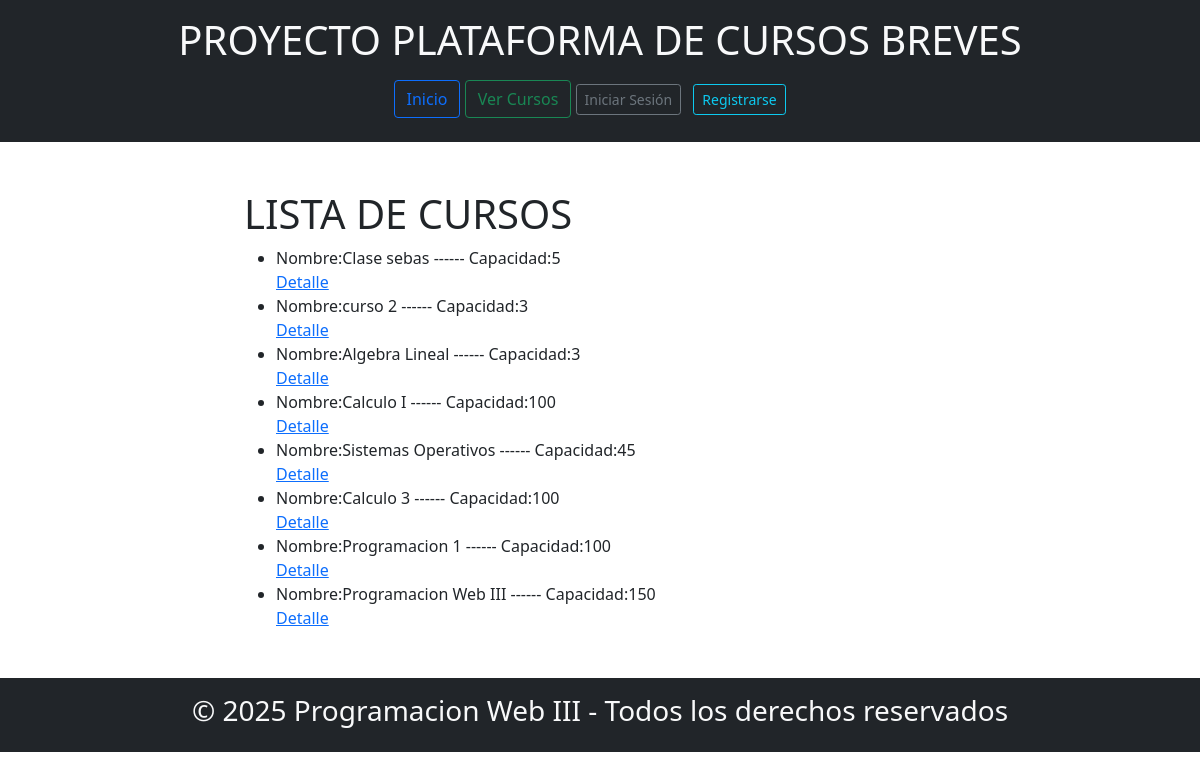
/lista_cursos/, run on the app's committed database.
### aplicacion/models.py (models this page shows, shortened)
class Curso(models.Model):
    nom_curso = models.CharField(max_length=30)
    capacidad = models.IntegerField()
    id_profesor = models.ForeignKey(Profesor, on_delete=models.CASCADE, related_name='cursos')

### aplicacion/views.py (the view)
# urls.py: path('lista_cursos/', views.lista_cursos, name='lista_cursos'),
def lista_cursos(request):
    cursos = Curso.objects.all()
    return render(request,'aplicacion/lista_cursos.html', {'cursos':cursos})

### aplicacion/templates/aplicacion/lista_cursos.html
{% extends "aplicacion/base.html" %}
{% block content %}
    <h1>LISTA DE CURSOS</h1>
    <ul>
        {% for curso in cursos %}
                <li>Nombre:{{curso.nom_curso}} ------ Capacidad:{{curso.capacidad}}</li><a href="{% url 'detalle_curso' curso.pk %}">Detalle</a>
        {% endfor %}
    </ul>
{% endblock content %}

### aplicacion/static/aplicacion/css/estilo.css (style rules this page uses)
body { font-family: Arial, Helvetica, sans-serif; margin: 0; padding: 0; background-color: rgb(236, 134, 134); }

### data on the page
Curso: nom_curso "Clase sebas", capacidad "5"
Curso: nom_curso "curso 2", capacidad "3"
Curso: nom_curso "Algebra Lineal", capacidad "3"
Curso: nom_curso "Calculo I", capacidad "100"
Curso: nom_curso "Sistemas Operativos", capacidad "45"
Curso: nom_curso "Calculo 3", capacidad "100"
Curso: nom_curso "Programacion 1", capacidad "100"
Curso: nom_curso "Programacion Web III", capacidad "150"
